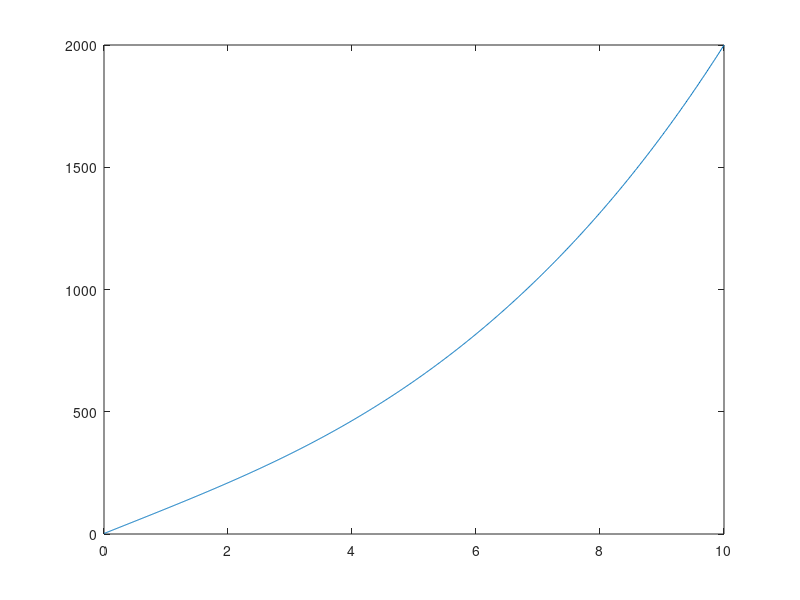

The MATLAB source for this figure:
%% =========== BLIJF VAN HET ONDERSTAANDE CODE COMMENTAAR AF! =============
%                    |7ae8a9d56d1a62e13c0c87952c78d681|
%                            1811231301
%
% LEES DE VOLGENDE REGELS:
%
% 1 -   De volgende AANGEMAAKTE onderdelen mag je NIET aanpassen:
%                           A: Bestandsnamen
%                           B: Commentaar bij de code
%                           C: Folders en folderstructuur
%       Doe je dat toch dan krijg je GEEN punten voor deze opdracht.
% 2 -   Als dit bestand niet uit te voeren valt, bijvoorbeeld doordat je
%       tijdens het uitvoeren een foutmelding krijgt, krijg je GEEN punten!
% 3 -   Elke variabele waar 'NaN' aan is toegekend moet JIJ bewerken.
% 4 -   Je maakt de opdracht in dit bestand. Vul het bestand alleen aan met
%       voor de opdracht nuttige code. Doe je dit niet, dan kan dat een
%       vermindering van het te verdienen aantal punten tot gevolg hebben.
% 5 -   Door JOU geschreven commentaarregels (met %% of %) worden niet
%       door ons gelezen of gebruikt. 
% 6 -   Matlab is case-sensitive (hoofdlettergevoelig). De 
%       variabelen: 'aa', 'aA', 'Aa' en 'AA' zijn allemaal verschillend. 
%       Let dus goed op!
% 7 -   Als je programma een eeuwige-lus bevat (lees: nooit stopt met
%       uitvoeren) krijg je GEEN punten.
% 
% Opdrachtbeschrijving:
% Deze opdracht bestaat uit het schrijven/aanvullen van een SCRIPT. De
% specifieke opdracht staat hieronder.
%
% LET OP!
% Exacte naamgeving is heel belangrijk! Merk bv. het verschil op tussen
% de twee variabelen: 'mekker' en de variabele 'Mekker'. Matlab maakt dus 
% onderscheid tussen kleine letters en hoofdletters.
%
%% =========== BLIJF VAN HET BOVENSTAANDE CODE COMMENTAAR AF! =============
 
%% Opdracht 6
% Gebruik een for-lus om de onderstaande vectoren element-voor-element bij
% elkaar op te tellen plus de index van de vectoren.
% 
% Bijvoorbeeld
% element 1 van: vector 1 + vector 2 + vector 3 + 1
% element 1 van: vector 1 + vector 2 + vector 3 + 8
% etc.
%
% Stop de opgetelde elementen in een vector genaamd 'resultaat'. 
% Plot als laatste de vector resultaat (op de x-as komt de variabele 't').

t = 0:0.01:10;
vector1 = sin(t);
vector2 = cos(t);
vector3 = t.^3;

for n = 1:length(t)
    resultaat(n) = vector1(n)+vector2(n)+vector3(n)+n;
end
plot(t,resultaat)
